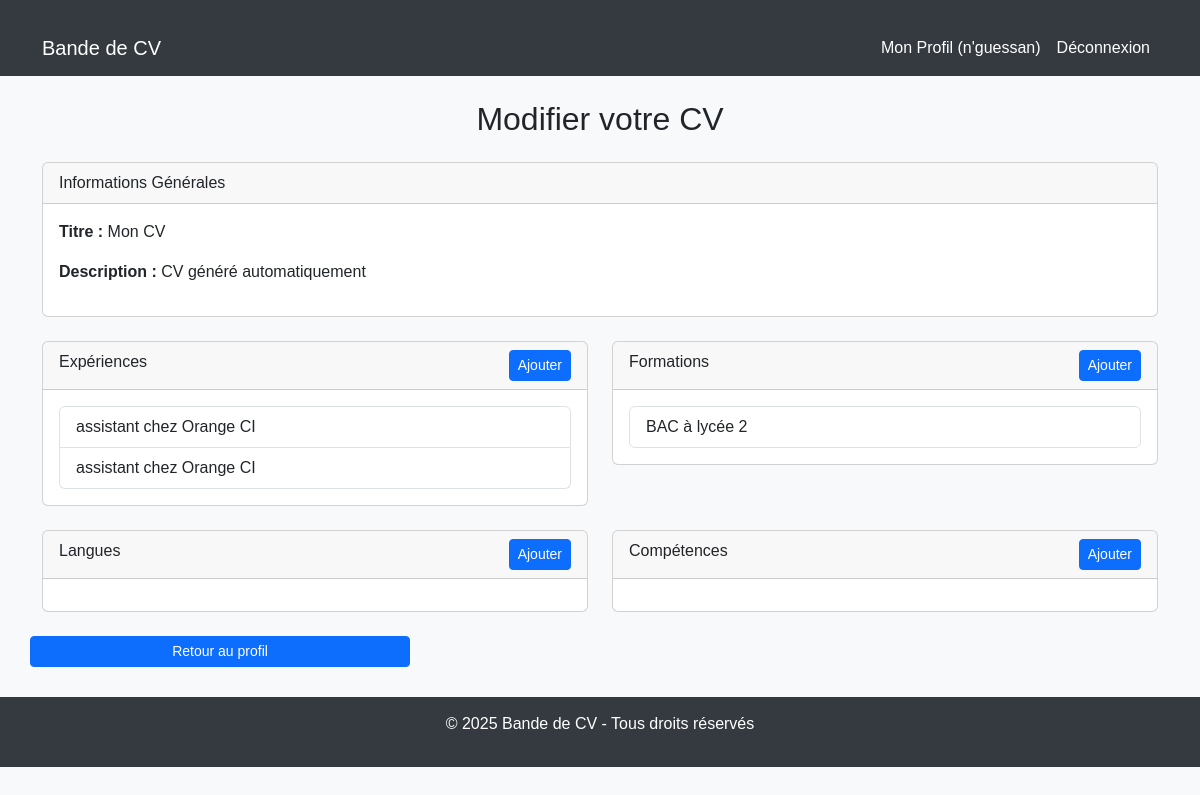
Page /cv/modifier/ (signed in) on the committed database.
### utilisateurs/models.py (models this page shows, shortened)
class Etudiant(AbstractUser):  # Chaque étudiant est un utilisateur
    photo = models.ImageField(upload_to='photos/', blank=True, null=True)
    tel = models.CharField(max_length=15, blank=True, null=True)
    adresse = models.TextField(blank=True, null=True)

### cv/models.py (models this page shows, shortened)
class CV(models.Model):
    etudiant = models.OneToOneField(Etudiant, on_delete=models.CASCADE, related_name="cv")
    titre = models.CharField(max_length=255)
    description = models.TextField(blank=True, null=True)

class Experience(models.Model):
    cv = models.ForeignKey(CV, on_delete=models.CASCADE, related_name="experiences")
    poste = models.CharField(max_length=255)
    entreprise = models.CharField(max_length=255)
    date_debut = models.DateField()
    date_fin = models.DateField(null=True, blank=True)
    description = models.TextField(blank=True, null=True)

class Formation(models.Model):
    cv = models.ForeignKey(CV, on_delete=models.CASCADE, related_name="formations")
    diplome = models.CharField(max_length=255)
    etablissement = models.CharField(max_length=255)
    date_debut = models.DateField()
    date_fin = models.DateField(null=True, blank=True)

### cv/views.py (the view)
# urls.py: path('modifier/', views.modifier_cv, name='modifier_cv'),
@login_required
def modifier_cv(request):
    cv = get_object_or_404(CV, etudiant=request.user)
    experiences = Experience.objects.filter(cv=cv)
    formations = Formation.objects.filter(cv=cv)
    langues = Langue.objects.filter(cv=cv)
    competences = Competence.objects.filter(cv=cv)
    return render(request, 'cv/modifier_cv.html', {
        'cv': cv, 'experiences': experiences, 'formations': formations,
        'langues': langues, 'competences': competences
    })

### cv/templates/cv/modifier_cv.html (shortened to what this page needs)
{% extends 'base/base.html' %}
{% block content %}
<h2 class="text-center my-4">Modifier votre CV</h2>
<div class="card mb-4">
    <div class="card-header">Informations Générales</div>
    <div class="card-body">
        <p><strong>Titre :</strong> {{ cv.titre }}</p>
        <p><strong>Description :</strong> {{ cv.description }}</p>
    </div>
</div>
<div class="row">
    <div class="col-md-6">
        <div class="card mb-4">
            <div class="card-header d-flex justify-content-between">
                <span>Expériences</span>
                <a href="{% url 'ajouter_experience' %}" class="btn btn-sm btn-primary">Ajouter</a>
            </div>
            <div class="card-body">
                <ul class="list-group">
                    {% for exp in experiences %}
                        <li class="list-group-item">{{ exp.poste }} chez {{ exp.entreprise }}</li>
                    {% endfor %}
                </ul>
            </div>
        </div>
    </div>
    <div class="col-md-6">
        <div class="card mb-4">
            <div class="card-header d-flex justify-content-between">
                <span>Formations</span>
                <a href="{% url 'ajouter_formation' %}" class="btn btn-sm btn-primary">Ajouter</a>
            </div>
            <div class="card-body">
                <ul class="list-group">
                    {% for formation in formations %}
                        <li class="list-group-item">{{ formation.diplome }} à {{ formation.etablissement }}</li>
                    {% endfor %}
                </ul>
            </div>
        </div>
    </div>
</div>
<div class="row">
    <div class="col-md-6">
        <div class="card mb-4">
            <div class="card-header d-flex justify-content-between">
                <span>Langues</span>
                <a href="{% url 'ajouter_langue' %}" class="btn btn-sm btn-primary">Ajouter</a>
            </div>
            <div class="card-body">
            </div>
        </div>
    </div>
    <div class="col-md-6">
        <div class="card mb-4">
            <div class="card-header d-flex justify-content-between">
                <span>Compétences</span>
                <a href="{% url 'ajouter_competence' %}" class="btn btn-sm btn-primary">Ajouter</a>
            </div>
            <div class="card-body">
            </div>
        </div>
    </div>
    <a href="{% url 'profil' user.id %}" class="btn btn-sm btn-primary col-md-4">Retour au profil</a>
</div>
{% endblock %}

### utilisateurs/templates/base/base.html (shortened to what this page needs)
<!DOCTYPE html>
<html lang="fr">
<head>
    <link rel="stylesheet" href="https://cdn.jsdelivr.net/npm/bootstrap@5.3.0/dist/css/bootstrap.min.css">
</head>
<body>
    <nav class="navbar navbar-expand-lg navbar-dark">
        <div class="container">
            <a class="navbar-brand" href="{% url 'accueil' %}">Bande de CV</a>
            <div class="collapse navbar-collapse" id="navbarNav">
                <ul class="navbar-nav ms-auto">
                    {% if user.is_authenticated %}
                        <li class="nav-item"><a class="nav-link" href="{% url 'profil' user.id %}">Mon Profil ({{ user.first_name }})</a></li>
                        <li class="nav-item"><a class="nav-link" href="{% url 'deconnexion' %}">Déconnexion</a></li>
                    {% else %}
                        <li class="nav-item"><a class="nav-link" href="{% url 'connexion' %}">Connexion</a></li>
                        <li class="nav-item"><a class="nav-link" href="{% url 'inscription' %}">Inscription</a></li>
                    {% endif %}
                </ul>
            </div>
        </div>
    </nav>
    <div class="container">
        {% block content %}{% endblock %}
    </div>
    <footer class="footer">
        <p>&copy; 2025 Bande de CV - Tous droits réservés</p>
    </footer>
</body>
</html>

### utilisateurs/templates/base/base.html (style rules this page uses)
body { background-color: #f8f9fa; font-family: 'Arial', sans-serif; }
.navbar { background-color: #343a40; }
.navbar-brand, .nav-link { color: white !important; }
.container { margin-top: 20px; }
.footer { background-color: #343a40; color: white; padding: 15px; text-align: center; margin-top: 30px; }

### rows in the picture
Etudiant: first_name "n'guessan"
CV: titre "Mon CV", description "CV généré automatiquement"
Experience: poste "assistant", entreprise "Orange CI"
Experience: poste "assistant", entreprise "Orange CI"
Formation: diplome "BAC", etablissement "lycée 2"
